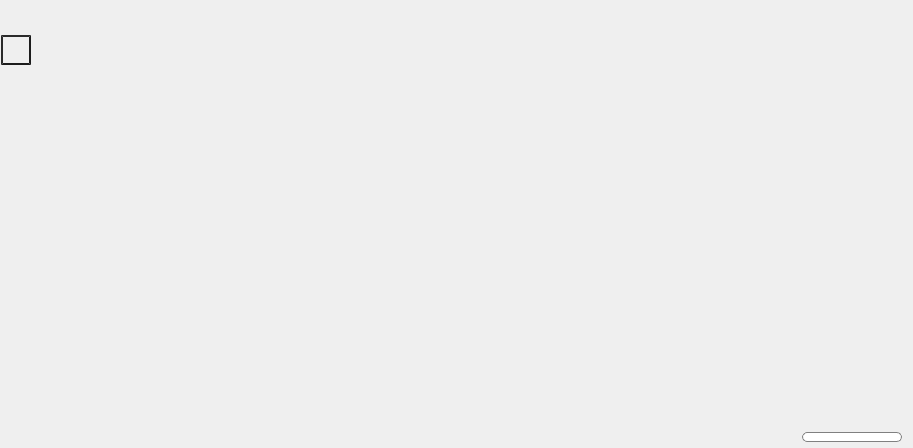
<?xml version="1.0" encoding="UTF-8"?>
<ui version="4.0">
 <class>mainwindow</class>
 <widget class="QWidget" name="mainwindow">
  <property name="geometry">
   <rect>
    <x>0</x>
    <y>0</y>
    <width>913</width>
    <height>448</height>
   </rect>
  </property>
  <property name="minimumSize">
   <size>
    <width>500</width>
    <height>400</height>
   </size>
  </property>
  <property name="mouseTracking">
   <bool>true</bool>
  </property>
  <property name="windowTitle">
   <string>Widget</string>
  </property>
  <property name="styleSheet">
   <string notr="true">QToolTip{
	color: rgb(0, 0, 0);
	background-color: rgb(255, 255, 255);
}</string>
  </property>
  <layout class="QVBoxLayout" name="verticalLayout_3">
   <property name="spacing">
    <number>0</number>
   </property>
   <property name="leftMargin">
    <number>1</number>
   </property>
   <property name="topMargin">
    <number>1</number>
   </property>
   <property name="rightMargin">
    <number>1</number>
   </property>
   <property name="bottomMargin">
    <number>1</number>
   </property>
   <item>
    <widget class="QWidget" name="MainWidget" native="true">
     <layout class="QVBoxLayout" name="verticalLayout">
      <property name="spacing">
       <number>0</number>
      </property>
      <property name="leftMargin">
       <number>0</number>
      </property>
      <property name="topMargin">
       <number>0</number>
      </property>
      <property name="rightMargin">
       <number>0</number>
      </property>
      <property name="bottomMargin">
       <number>0</number>
      </property>
      <item>
       <widget class="QWidget" name="HeadWidget" native="true">
        <property name="minimumSize">
         <size>
          <width>0</width>
          <height>30</height>
         </size>
        </property>
        <property name="maximumSize">
         <size>
          <width>16777215</width>
          <height>30</height>
         </size>
        </property>
        <layout class="QHBoxLayout" name="horizontalLayout_3">
         <property name="spacing">
          <number>0</number>
         </property>
         <property name="leftMargin">
          <number>0</number>
         </property>
         <property name="topMargin">
          <number>0</number>
         </property>
         <property name="rightMargin">
          <number>0</number>
         </property>
         <property name="bottomMargin">
          <number>0</number>
         </property>
         <item>
          <widget class="QLabel" name="LOG">
           <property name="minimumSize">
            <size>
             <width>30</width>
             <height>30</height>
            </size>
           </property>
           <property name="maximumSize">
            <size>
             <width>30</width>
             <height>30</height>
            </size>
           </property>
           <property name="styleSheet">
            <string notr="true">border-image:url(:/image/Ico/Catlog1.ico)</string>
           </property>
           <property name="text">
            <string/>
           </property>
          </widget>
         </item>
         <item>
          <spacer name="horizontalSpacer_top">
           <property name="orientation">
            <enum>Qt::Horizontal</enum>
           </property>
           <property name="sizeHint" stdset="0">
            <size>
             <width>646</width>
             <height>20</height>
            </size>
           </property>
          </spacer>
         </item>
         <item>
          <layout class="QHBoxLayout" name="horizontalLayout_button">
           <property name="spacing">
            <number>4</number>
           </property>
           <property name="leftMargin">
            <number>2</number>
           </property>
           <property name="topMargin">
            <number>2</number>
           </property>
           <property name="rightMargin">
            <number>2</number>
           </property>
           <property name="bottomMargin">
            <number>2</number>
           </property>
           <item>
            <widget class="QPushButton" name="MinmizeButton">
             <property name="minimumSize">
              <size>
               <width>28</width>
               <height>28</height>
              </size>
             </property>
             <property name="maximumSize">
              <size>
               <width>28</width>
               <height>28</height>
              </size>
             </property>
             <property name="styleSheet">
              <string notr="true">QPushButton
{   
    border-image: url(:/image/Ico/min_gray.ico);
    background:transparent;
}
QPushButton:hover
{
    border-image: url(:/image/Ico/min_white.ico);
    background:transparent; 
}

QPushButton:pressed
{
    border-image: url(:/image/Ico/min_gray.ico);
	background:transparent; 
}</string>
             </property>
             <property name="text">
              <string/>
             </property>
             <property name="iconSize">
              <size>
               <width>15</width>
               <height>15</height>
              </size>
             </property>
             <property name="flat">
              <bool>true</bool>
             </property>
            </widget>
           </item>
           <item>
            <widget class="QPushButton" name="CloseButtion">
             <property name="minimumSize">
              <size>
               <width>28</width>
               <height>28</height>
              </size>
             </property>
             <property name="maximumSize">
              <size>
               <width>28</width>
               <height>28</height>
              </size>
             </property>
             <property name="styleSheet">
              <string notr="true">QPushButton
{   
    border-image: url(:/image/Ico/close_gray.ico);
    background:transparent;
}
QPushButton:hover
{
    border-image: url(:/image/Ico/close_red.ico);
    background:transparent; 
}

QPushButton:pressed
{
    border-image: url(:/image/Ico/close_gray.ico);
    background:transparent;
}</string>
             </property>
             <property name="text">
              <string/>
             </property>
             <property name="iconSize">
              <size>
               <width>20</width>
               <height>20</height>
              </size>
             </property>
             <property name="flat">
              <bool>true</bool>
             </property>
            </widget>
           </item>
          </layout>
         </item>
        </layout>
       </widget>
      </item>
      <item>
       <layout class="QHBoxLayout" name="horizontalLayout">
        <property name="spacing">
         <number>0</number>
        </property>
        <property name="leftMargin">
         <number>0</number>
        </property>
        <property name="topMargin">
         <number>0</number>
        </property>
        <property name="rightMargin">
         <number>0</number>
        </property>
        <property name="bottomMargin">
         <number>0</number>
        </property>
        <item>
         <widget class="QWidget" name="LeftWidget" native="true">
          <property name="minimumSize">
           <size>
            <width>30</width>
            <height>0</height>
           </size>
          </property>
          <property name="maximumSize">
           <size>
            <width>30</width>
            <height>16777215</height>
           </size>
          </property>
          <layout class="QVBoxLayout" name="verticalLayout_4">
           <property name="spacing">
            <number>0</number>
           </property>
           <property name="leftMargin">
            <number>0</number>
           </property>
           <property name="topMargin">
            <number>4</number>
           </property>
           <property name="rightMargin">
            <number>0</number>
           </property>
           <property name="bottomMargin">
            <number>4</number>
           </property>
           <item>
            <layout class="QVBoxLayout" name="verticalLayout_button">
             <property name="spacing">
              <number>0</number>
             </property>
             <item>
              <widget class="QPushButton" name="TestButton">
               <property name="minimumSize">
                <size>
                 <width>30</width>
                 <height>30</height>
                </size>
               </property>
               <property name="maximumSize">
                <size>
                 <width>30</width>
                 <height>30</height>
                </size>
               </property>
               <property name="styleSheet">
                <string notr="true">QPushButton
{   
    border-image: url(:/image/Ico/test_gray.ico);
    background:transparent; 
}
QPushButton:hover
{
    border-image: url(:/image/Ico/test_white.ico);
	background:transparent; 
}

QPushButton:checked
{
    border-image: url(:/image/Ico/test_white.ico);
	background:transparent; 
	/* 边框风格 */  
    border-style:outset;  
    /* 边框宽度 */  
    border-width:2px;  
    /* 边框颜色 */  
    border-color:#1C1C1C;  
}
QToolTip{
	color: rgb(0, 0, 0);
	background-color: rgb(255, 255, 255);
}
/*
QPushButton::toolTip
{
	background-color: rgb(36, 36, 36);
}*/
</string>
               </property>
               <property name="text">
                <string/>
               </property>
               <property name="iconSize">
                <size>
                 <width>30</width>
                 <height>30</height>
                </size>
               </property>
               <property name="checkable">
                <bool>true</bool>
               </property>
               <property name="checked">
                <bool>true</bool>
               </property>
               <property name="autoExclusive">
                <bool>true</bool>
               </property>
               <property name="flat">
                <bool>true</bool>
               </property>
              </widget>
             </item>
             <item>
              <widget class="QPushButton" name="SettiongButton">
               <property name="minimumSize">
                <size>
                 <width>30</width>
                 <height>30</height>
                </size>
               </property>
               <property name="maximumSize">
                <size>
                 <width>30</width>
                 <height>30</height>
                </size>
               </property>
               <property name="styleSheet">
                <string notr="true">QPushButton
{   
    border-image: url(:/image/Ico/setting_gray.ico);
    background:transparent; 
}
QPushButton:hover
{
    border-image: url(:/image/Ico/setting_white.ico);
	background:transparent; 
}

QPushButton:checked
{
    border-image: url(:/image/Ico/setting_white.ico);
	background:transparent; 
	/* 边框风格 */  
    border-style:outset;  
    /* 边框宽度 */  
    border-width:2px;  
    /* 边框颜色 */  
    border-color:#1C1C1C;  
}
QToolTip{
	color: rgb(0, 0, 0);
	background-color: rgb(255, 255, 255);
}</string>
               </property>
               <property name="text">
                <string/>
               </property>
               <property name="iconSize">
                <size>
                 <width>30</width>
                 <height>30</height>
                </size>
               </property>
               <property name="checkable">
                <bool>true</bool>
               </property>
               <property name="checked">
                <bool>false</bool>
               </property>
               <property name="autoExclusive">
                <bool>true</bool>
               </property>
               <property name="flat">
                <bool>true</bool>
               </property>
              </widget>
             </item>
             <item>
              <widget class="QPushButton" name="LogButton">
               <property name="minimumSize">
                <size>
                 <width>30</width>
                 <height>30</height>
                </size>
               </property>
               <property name="maximumSize">
                <size>
                 <width>30</width>
                 <height>30</height>
                </size>
               </property>
               <property name="styleSheet">
                <string notr="true">QPushButton
{   
    border-image: url(:/image/Ico/log_gray.ico);
    background:transparent; 
}
QPushButton:hover
{
    border-image: url(:/image/Ico/log_white.ico);
	background:transparent; 
}

QPushButton:checked
{
    border-image: url(:/image/Ico/log_white.ico);
	background:transparent; 
	/* 边框风格 */  
    border-style:outset;  
    /* 边框宽度 */  
    border-width:2px;  
    /* 边框颜色 */  
    border-color:#1C1C1C;  
}
QToolTip{
	color: rgb(0, 0, 0);
	background-color: rgb(255, 255, 255);
}</string>
               </property>
               <property name="text">
                <string/>
               </property>
               <property name="iconSize">
                <size>
                 <width>30</width>
                 <height>30</height>
                </size>
               </property>
               <property name="checkable">
                <bool>true</bool>
               </property>
               <property name="checked">
                <bool>false</bool>
               </property>
               <property name="autoExclusive">
                <bool>true</bool>
               </property>
               <property name="flat">
                <bool>true</bool>
               </property>
              </widget>
             </item>
            </layout>
           </item>
           <item>
            <spacer name="verticalSpacer_left">
             <property name="orientation">
              <enum>Qt::Vertical</enum>
             </property>
             <property name="sizeHint" stdset="0">
              <size>
               <width>20</width>
               <height>269</height>
              </size>
             </property>
            </spacer>
           </item>
           <item>
            <widget class="QPushButton" name="HelpButton">
             <property name="minimumSize">
              <size>
               <width>30</width>
               <height>30</height>
              </size>
             </property>
             <property name="maximumSize">
              <size>
               <width>30</width>
               <height>30</height>
              </size>
             </property>
             <property name="styleSheet">
              <string notr="true">QPushButton
{   
    border-image: url(:/image/Ico/help_gray.ico);
    background:transparent; 
}
QPushButton:hover
{
    border-image: url(:/image/Ico/help_white.ico);
	background:transparent; 
}

QPushButton:pressed
{
    border-image: url(:/image/Ico/help_gray.ico);
	background:transparent;  
}
QToolTip{
	color: rgb(0, 0, 0);
	background-color: rgb(255, 255, 255);
}</string>
             </property>
             <property name="text">
              <string/>
             </property>
             <property name="iconSize">
              <size>
               <width>30</width>
               <height>30</height>
              </size>
             </property>
             <property name="flat">
              <bool>true</bool>
             </property>
            </widget>
           </item>
          </layout>
         </widget>
        </item>
        <item>
         <widget class="QStackedWidget" name="FunctionWidget">
          <property name="currentIndex">
           <number>2</number>
          </property>
          <widget class="QWidget" name="Test"/>
          <widget class="QWidget" name="Setting"/>
          <widget class="QWidget" name="Log"/>
         </widget>
        </item>
       </layout>
      </item>
      <item>
       <widget class="QWidget" name="BottomWidget" native="true">
        <property name="minimumSize">
         <size>
          <width>0</width>
          <height>20</height>
         </size>
        </property>
        <property name="maximumSize">
         <size>
          <width>16777215</width>
          <height>20</height>
         </size>
        </property>
        <layout class="QHBoxLayout" name="horizontalLayout_2">
         <property name="leftMargin">
          <number>10</number>
         </property>
         <property name="topMargin">
          <number>0</number>
         </property>
         <property name="rightMargin">
          <number>10</number>
         </property>
         <property name="bottomMargin">
          <number>0</number>
         </property>
         <item>
          <widget class="QLabel" name="Hintlabel">
           <property name="styleSheet">
            <string notr="true">color: rgb(255, 255, 255);</string>
           </property>
           <property name="text">
            <string/>
           </property>
          </widget>
         </item>
         <item>
          <spacer name="horizontalSpacer">
           <property name="orientation">
            <enum>Qt::Horizontal</enum>
           </property>
           <property name="sizeHint" stdset="0">
            <size>
             <width>752</width>
             <height>13</height>
            </size>
           </property>
          </spacer>
         </item>
         <item>
          <widget class="QProgressBar" name="ProgressBar">
           <property name="enabled">
            <bool>true</bool>
           </property>
           <property name="minimumSize">
            <size>
             <width>100</width>
             <height>10</height>
            </size>
           </property>
           <property name="maximumSize">
            <size>
             <width>100</width>
             <height>10</height>
            </size>
           </property>
           <property name="mouseTracking">
            <bool>false</bool>
           </property>
           <property name="tabletTracking">
            <bool>false</bool>
           </property>
           <property name="focusPolicy">
            <enum>Qt::NoFocus</enum>
           </property>
           <property name="contextMenuPolicy">
            <enum>Qt::DefaultContextMenu</enum>
           </property>
           <property name="layoutDirection">
            <enum>Qt::LeftToRight</enum>
           </property>
           <property name="autoFillBackground">
            <bool>false</bool>
           </property>
           <property name="styleSheet">
            <string notr="true">QProgressBar {   
	border: 1px solid grey;   
	border-radius: 5px;   
	background-color: #FFFFFF;
}
QProgressBar::chunk {   
	background-color: #92bd6c;   
	width: 20px;
}
QProgressBar {   
	border: 1px solid grey;   
	border-radius: 5px;   
	text-align: center;
}</string>
           </property>
           <property name="inputMethodHints">
            <set>Qt::ImhNone</set>
           </property>
           <property name="value">
            <number>0</number>
           </property>
           <property name="textVisible">
            <bool>false</bool>
           </property>
           <property name="orientation">
            <enum>Qt::Horizontal</enum>
           </property>
           <property name="invertedAppearance">
            <bool>false</bool>
           </property>
           <property name="textDirection">
            <enum>QProgressBar::TopToBottom</enum>
           </property>
          </widget>
         </item>
        </layout>
       </widget>
      </item>
     </layout>
    </widget>
   </item>
  </layout>
 </widget>
 <layoutdefault spacing="6" margin="11"/>
 <resources/>
 <connections/>
</ui>
